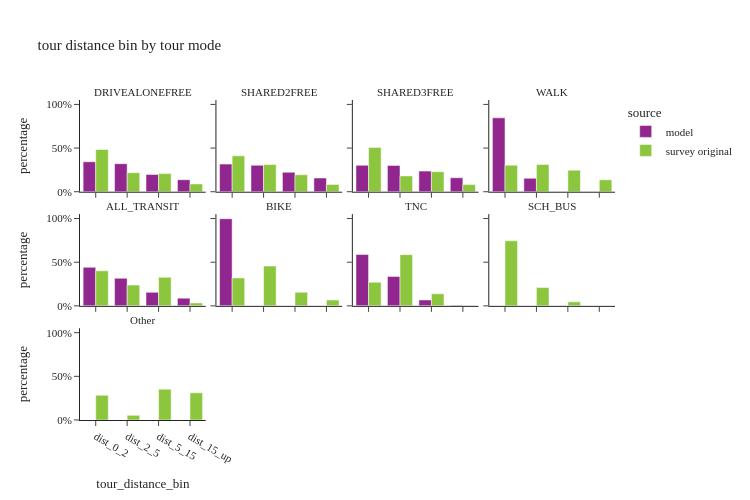

The notebook cell saved with this chart:
### Markdown cell above
## non-mantatory tour distance by tour mode

### Code cell
util.plot_share_facetbar(non_m_tour_data, 'tour_weight', share_col="tour_distance_bin", title="tour distance bin by tour mode", 
                            facet_col="tour_mode_transit_agg", facet_col_wrap=4, height=500, orientation='v')

### Figure 1 — Plotly figure (JSON) as saved in the notebook; plotly's stock layout.template omitted (floating-point values rounded to 4 significant figures)
{"data": [{"alignmentgroup": "True", "customdata": [[381696], [357318], [219561], [152727]], "hovertemplate": "source=model<br>tour_mode_transit_agg=DRIVEALONEFREE<br>tour_distance_bin=%{x}<br>percentage=%{y}<br>sample_size=%{customdata[0]}<extra></extra>", "legendgroup": "model", "marker": {"color": "#91268F", "pattern": {"shape": ""}}, "name": "model", "offsetgroup": "model", "orientation": "v", "showlegend": true, "textposition": "auto", "type": "bar", "x": ["dist_0_2", "dist_2_5", "dist_5_15", "dist_15_up"], "xaxis": "x9", "y": [0.3435, 0.3215, 0.1976, 0.1374], "yaxis": "y9"}, {"alignmentgroup": "True", "customdata": [[232001], [222507], [163638], [115154]], "hovertemplate": "source=model<br>tour_mode_transit_agg=SHARED2FREE<br>tour_distance_bin=%{x}<br>percentage=%{y}<br>sample_size=%{customdata[0]}<extra></extra>", "legendgroup": "model", "marker": {"color": "#91268F", "pattern": {"shape": ""}}, "name": "model", "offsetgroup": "model", "orientation": "v", "showlegend": false, "textposition": "auto", "type": "bar", "x": ["dist_0_2", "dist_2_5", "dist_5_15", "dist_15_up"], "xaxis": "x10", "y": [0.3164, 0.3034, 0.2232, 0.157], "yaxis": "y10"}, {"alignmentgroup": "True", "customdata": [[101226], [100858], [79081], [53601]], "hovertemplate": "source=model<br>tour_mode_transit_agg=SHARED3FREE<br>tour_distance_bin=%{x}<br>percentage=%{y}<br>sample_size=%{customdata[0]}<extra></extra>", "legendgroup": "model", "marker": {"color": "#91268F", "pattern": {"shape": ""}}, "name": "model", "offsetgroup": "model", "orientation": "v", "showlegend": false, "textposition": "auto", "type": "bar", "x": ["dist_0_2", "dist_2_5", "dist_5_15", "dist_15_up"], "xaxis": "x11", "y": [0.3024, 0.3013, 0.2362, 0.1601], "yaxis": "y11"}, {"alignmentgroup": "True", "customdata": [[393732], [71691], [4]], "hovertemplate": "source=model<br>tour_mode_transit_agg=WALK<br>tour_distance_bin=%{x}<br>percentage=%{y}<br>sample_size=%{customdata[0]}<extra></extra>", "legendgroup": "model", "marker": {"color": "#91268F", "pattern": {"shape": ""}}, "name": "model", "offsetgroup": "model", "orientation": "v", "showlegend": false, "textposition": "auto", "type": "bar", "x": ["dist_0_2", "dist_2_5", "dist_5_15"], "xaxis": "x12", "y": [0.846, 0.154, 8.594e-06], "yaxis": "y12"}, {"alignmentgroup": "True", "customdata": [[29909], [21448], [10493], [6001]], "hovertemplate": "source=model<br>tour_mode_transit_agg=ALL_TRANSIT<br>tour_distance_bin=%{x}<br>percentage=%{y}<br>sample_size=%{customdata[0]}<extra></extra>", "legendgroup": "model", "marker": {"color": "#91268F", "pattern": {"shape": ""}}, "name": "model", "offsetgroup": "model", "orientation": "v", "showlegend": false, "textposition": "auto", "type": "bar", "x": ["dist_0_2", "dist_2_5", "dist_5_15", "dist_15_up"], "xaxis": "x5", "y": [0.4408, 0.3161, 0.1546, 0.08844], "yaxis": "y5"}, {"alignmentgroup": "True", "customdata": [[25019], [51]], "hovertemplate": "source=model<br>tour_mode_transit_agg=BIKE<br>tour_distance_bin=%{x}<br>percentage=%{y}<br>sample_size=%{customdata[0]}<extra></extra>", "legendgroup": "model", "marker": {"color": "#91268F", "pattern": {"shape": ""}}, "name": "model", "offsetgroup": "model", "orientation": "v", "showlegend": false, "textposition": "auto", "type": "bar", "x": ["dist_0_2", "dist_2_5"], "xaxis": "x6", "y": [0.998, 0.002034], "yaxis": "y6"}, {"alignmentgroup": "True", "customdata": [[11196], [6410], [1284], [119]], "hovertemplate": "source=model<br>tour_mode_transit_agg=TNC<br>tour_distance_bin=%{x}<br>percentage=%{y}<br>sample_size=%{customdata[0]}<extra></extra>", "legendgroup": "model", "marker": {"color": "#91268F", "pattern": {"shape": ""}}, "name": "model", "offsetgroup": "model", "orientation": "v", "showlegend": false, "textposition": "auto", "type": "bar", "x": ["dist_0_2", "dist_2_5", "dist_5_15", "dist_15_up"], "xaxis": "x7", "y": [0.589, 0.3372, 0.06755, 0.00626], "yaxis": "y7"}, {"alignmentgroup": "True", "customdata": [[1048], [537], [534], [222]], "hovertemplate": "source=survey original<br>tour_mode_transit_agg=DRIVEALONEFREE<br>tour_distance_bin=%{x}<br>percentage=%{y}<br>sample_size=%{customdata[0]}<extra></extra>", "legendgroup": "survey original", "marker": {"color": "#8CC63E", "pattern": {"shape": ""}}, "name": "survey original", "offsetgroup": "survey original", "orientation": "v", "showlegend": true, "textposition": "auto", "type": "bar", "x": ["dist_0_2", "dist_2_5", "dist_5_15", "dist_15_up"], "xaxis": "x9", "y": [0.484, 0.2187, 0.2078, 0.08953], "yaxis": "y9"}, {"alignmentgroup": "True", "customdata": [[544], [270], [251], [104]], "hovertemplate": "source=survey original<br>tour_mode_transit_agg=SHARED2FREE<br>tour_distance_bin=%{x}<br>percentage=%{y}<br>sample_size=%{customdata[0]}<extra></extra>", "legendgroup": "survey original", "marker": {"color": "#8CC63E", "pattern": {"shape": ""}}, "name": "survey original", "offsetgroup": "survey original", "orientation": "v", "showlegend": false, "textposition": "auto", "type": "bar", "x": ["dist_0_2", "dist_2_5", "dist_5_15", "dist_15_up"], "xaxis": "x10", "y": [0.4107, 0.3109, 0.1941, 0.08425], "yaxis": "y10"}, {"alignmentgroup": "True", "customdata": [[245], [110], [99], [41]], "hovertemplate": "source=survey original<br>tour_mode_transit_agg=SHARED3FREE<br>tour_distance_bin=%{x}<br>percentage=%{y}<br>sample_size=%{customdata[0]}<extra></extra>", "legendgroup": "survey original", "marker": {"color": "#8CC63E", "pattern": {"shape": ""}}, "name": "survey original", "offsetgroup": "survey original", "orientation": "v", "showlegend": false, "textposition": "auto", "type": "bar", "x": ["dist_0_2", "dist_2_5", "dist_5_15", "dist_15_up"], "xaxis": "x11", "y": [0.5077, 0.1813, 0.2294, 0.0816], "yaxis": "y11"}, {"alignmentgroup": "True", "customdata": [[830], [487], [392], [171]], "hovertemplate": "source=survey original<br>tour_mode_transit_agg=WALK<br>tour_distance_bin=%{x}<br>percentage=%{y}<br>sample_size=%{customdata[0]}<extra></extra>", "legendgroup": "survey original", "marker": {"color": "#8CC63E", "pattern": {"shape": ""}}, "name": "survey original", "offsetgroup": "survey original", "orientation": "v", "showlegend": false, "textposition": "auto", "type": "bar", "x": ["dist_0_2", "dist_2_5", "dist_5_15", "dist_15_up"], "xaxis": "x12", "y": [0.3043, 0.3112, 0.2472, 0.1373], "yaxis": "y12"}, {"alignmentgroup": "True", "customdata": [[171], [85], [94], [35]], "hovertemplate": "source=survey original<br>tour_mode_transit_agg=ALL_TRANSIT<br>tour_distance_bin=%{x}<br>percentage=%{y}<br>sample_size=%{customdata[0]}<extra></extra>", "legendgroup": "survey original", "marker": {"color": "#8CC63E", "pattern": {"shape": ""}}, "name": "survey original", "offsetgroup": "survey original", "orientation": "v", "showlegend": false, "textposition": "auto", "type": "bar", "x": ["dist_0_2", "dist_2_5", "dist_5_15", "dist_15_up"], "xaxis": "x5", "y": [0.4015, 0.2375, 0.327, 0.03398], "yaxis": "y5"}, {"alignmentgroup": "True", "customdata": [[73], [43], [40], [20]], "hovertemplate": "source=survey original<br>tour_mode_transit_agg=BIKE<br>tour_distance_bin=%{x}<br>percentage=%{y}<br>sample_size=%{customdata[0]}<extra></extra>", "legendgroup": "survey original", "marker": {"color": "#8CC63E", "pattern": {"shape": ""}}, "name": "survey original", "offsetgroup": "survey original", "orientation": "v", "showlegend": false, "textposition": "auto", "type": "bar", "x": ["dist_0_2", "dist_2_5", "dist_5_15", "dist_15_up"], "xaxis": "x6", "y": [0.3201, 0.456, 0.1562, 0.06771], "yaxis": "y6"}, {"alignmentgroup": "True", "customdata": [[16], [13], [8], [1]], "hovertemplate": "source=survey original<br>tour_mode_transit_agg=TNC<br>tour_distance_bin=%{x}<br>percentage=%{y}<br>sample_size=%{customdata[0]}<extra></extra>", "legendgroup": "survey original", "marker": {"color": "#8CC63E", "pattern": {"shape": ""}}, "name": "survey original", "offsetgroup": "survey original", "orientation": "v", "showlegend": false, "textposition": "auto", "type": "bar", "x": ["dist_0_2", "dist_2_5", "dist_5_15", "dist_15_up"], "xaxis": "x7", "y": [0.2702, 0.5866, 0.1379, 0.005342], "yaxis": "y7"}, {"alignmentgroup": "True", "customdata": [[3], [2], [4]], "hovertemplate": "source=survey original<br>tour_mode_transit_agg=SCH_BUS<br>tour_distance_bin=%{x}<br>percentage=%{y}<br>sample_size=%{customdata[0]}<extra></extra>", "legendgroup": "survey original", "marker": {"color": "#8CC63E", "pattern": {"shape": ""}}, "name": "survey original", "offsetgroup": "survey original", "orientation": "v", "showlegend": false, "textposition": "auto", "type": "bar", "x": ["dist_0_2", "dist_2_5", "dist_5_15"], "xaxis": "x8", "y": [0.7446, 0.2097, 0.04578], "yaxis": "y8"}, {"alignmentgroup": "True", "customdata": [[42], [17], [11], [11]], "hovertemplate": "source=survey original<br>tour_mode_transit_agg=Other<br>tour_distance_bin=%{x}<br>percentage=%{y}<br>sample_size=%{customdata[0]}<extra></extra>", "legendgroup": "survey original", "marker": {"color": "#8CC63E", "pattern": {"shape": ""}}, "name": "survey original", "offsetgroup": "survey original", "orientation": "v", "showlegend": false, "textposition": "auto", "type": "bar", "x": ["dist_0_2", "dist_2_5", "dist_5_15", "dist_15_up"], "xaxis": "x", "y": [0.283, 0.05308, 0.3531, 0.3108], "yaxis": "y"}], "layout": {"annotations": [{"font": {}, "showarrow": false, "text": "Other", "x": 0.1175, "xanchor": "center", "xref": "paper", "y": 0.2867, "yanchor": "bottom", "yref": "paper"}, {"font": {}, "showarrow": false, "text": "ALL_TRANSIT", "x": 0.1175, "xanchor": "center", "xref": "paper", "y": 0.6433, "yanchor": "bottom", "yref": "paper"}, {"font": {}, "showarrow": false, "text": "BIKE", "x": 0.3725, "xanchor": "center", "xref": "paper", "y": 0.6433, "yanchor": "bottom", "yref": "paper"}, {"font": {}, "showarrow": false, "text": "TNC", "x": 0.6275, "xanchor": "center", "xref": "paper", "y": 0.6433, "yanchor": "bottom", "yref": "paper"}, {"font": {}, "showarrow": false, "text": "SCH_BUS", "x": 0.8825, "xanchor": "center", "xref": "paper", "y": 0.6433, "yanchor": "bottom", "yref": "paper"}, {"font": {}, "showarrow": false, "text": "DRIVEALONEFREE", "x": 0.1175, "xanchor": "center", "xref": "paper", "y": 1.0, "yanchor": "bottom", "yref": "paper"}, {"font": {}, "showarrow": false, "text": "SHARED2FREE", "x": 0.3725, "xanchor": "center", "xref": "paper", "y": 1.0, "yanchor": "bottom", "yref": "paper"}, {"font": {}, "showarrow": false, "text": "SHARED3FREE", "x": 0.6275, "xanchor": "center", "xref": "paper", "y": 1.0, "yanchor": "bottom", "yref": "paper"}, {"font": {}, "showarrow": false, "text": "WALK", "x": 0.8825, "xanchor": "center", "xref": "paper", "y": 1.0, "yanchor": "bottom", "yref": "paper"}], "barmode": "group", "height": 500, "legend": {"title": {"text": "source"}, "tracegroupgap": 0}, "title": {"text": "tour distance bin by tour mode"}, "width": 750, "xaxis": {"anchor": "y", "domain": [0.0, 0.235], "title": {"text": "tour_distance_bin"}}, "xaxis10": {"anchor": "y10", "domain": [0.255, 0.49], "matches": "x", "showticklabels": false}, "xaxis11": {"anchor": "y11", "domain": [0.51, 0.745], "matches": "x", "showticklabels": false}, "xaxis12": {"anchor": "y12", "domain": [0.765, 1.0], "matches": "x", "showticklabels": false}, "xaxis2": {"anchor": "y2", "domain": [0.255, 0.49], "matches": "x", "title": {"text": "tour_distance_bin"}}, "xaxis3": {"anchor": "y3", "domain": [0.51, 0.745], "matches": "x", "title": {"text": "tour_distance_bin"}}, "xaxis4": {"anchor": "y4", "domain": [0.765, 1.0], "matches": "x", "title": {"text": "tour_distance_bin"}}, "xaxis5": {"anchor": "y5", "domain": [0.0, 0.235], "matches": "x", "showticklabels": false}, "xaxis6": {"anchor": "y6", "domain": [0.255, 0.49], "matches": "x", "showticklabels": false}, "xaxis7": {"anchor": "y7", "domain": [0.51, 0.745], "matches": "x", "showticklabels": false}, "xaxis8": {"anchor": "y8", "domain": [0.765, 1.0], "matches": "x", "showticklabels": false}, "xaxis9": {"anchor": "y9", "domain": [0.0, 0.235], "matches": "x", "showticklabels": false}, "yaxis": {"anchor": "x", "domain": [0.0, 0.2867], "tickformat": ".0%", "title": {"text": "percentage"}}, "yaxis10": {"anchor": "x10", "domain": [0.7133, 1.0], "matches": "y", "showticklabels": false, "tickformat": ".0%"}, "yaxis11": {"anchor": "x11", "domain": [0.7133, 1.0], "matches": "y", "showticklabels": false, "tickformat": ".0%"}, "yaxis12": {"anchor": "x12", "domain": [0.7133, 1.0], "matches": "y", "showticklabels": false, "tickformat": ".0%"}, "yaxis2": {"anchor": "x2", "domain": [0.0, 0.2867], "matches": "y", "showticklabels": false, "tickformat": ".0%"}, "yaxis3": {"anchor": "x3", "domain": [0.0, 0.2867], "matches": "y", "showticklabels": false, "tickformat": ".0%"}, "yaxis4": {"anchor": "x4", "domain": [0.0, 0.2867], "matches": "y", "showticklabels": false, "tickformat": ".0%"}, "yaxis5": {"anchor": "x5", "domain": [0.3567, 0.6433], "matches": "y", "tickformat": ".0%", "title": {"text": "percentage"}}, "yaxis6": {"anchor": "x6", "domain": [0.3567, 0.6433], "matches": "y", "showticklabels": false, "tickformat": ".0%"}, "yaxis7": {"anchor": "x7", "domain": [0.3567, 0.6433], "matches": "y", "showticklabels": false, "tickformat": ".0%"}, "yaxis8": {"anchor": "x8", "domain": [0.3567, 0.6433], "matches": "y", "showticklabels": false, "tickformat": ".0%"}, "yaxis9": {"anchor": "x9", "domain": [0.7133, 1.0], "matches": "y", "tickformat": ".0%", "title": {"text": "percentage"}}}}
